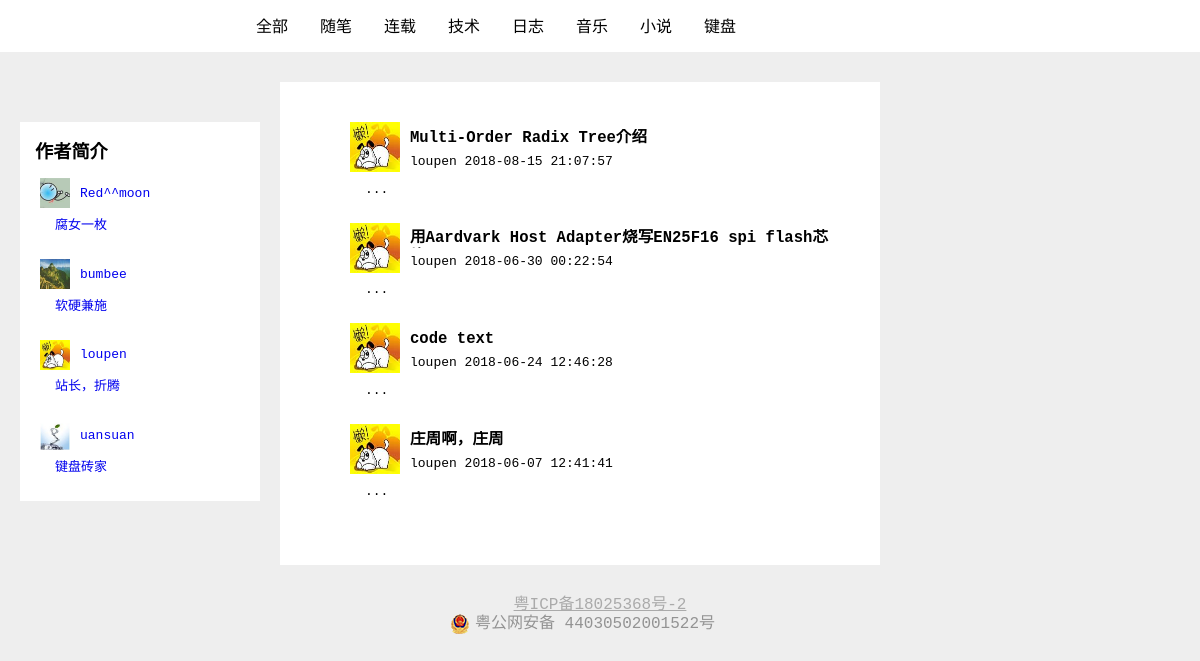
The page / on the database its author committed.
### page/models.py (models this page shows, shortened)
class Author(models.Model):
	author = models.CharField(max_length=10)
	pic = models.ImageField(upload_to="static/page/img")
	email = models.EmailField(null=True)
	wchat = models.CharField(max_length=20,null=True);
	brief = models.TextField();

class Content(models.Model):
	txt_title = models.CharField(max_length=80)
	txt_body = models.TextField()
	txt_date = models.DateTimeField('published')
	txt_author = models.ForeignKey(Author, on_delete=models.CASCADE)
	txt_tag = models.ManyToManyField(Tag)

### page/views.py (the view)
# urls.py: path('', views.IndexView.as_view(), name='index'),
class IndexView(generic.ListView):
	model = Content
	context_object_name = 'page_list'
	template_name = 'page/index.html'
	def get_context_data(self, **kwargs):
		context = super().get_context_data(**kwargs)
		context['author_list'] = Author.objects.all().order_by('author')
		content_list = Content.objects.all().order_by('-txt_date')
		for item in content_list:
			item.txt_body = markdown2.markdown(item.txt_body)
			'''
			p1 = r">([^<>]+?)<"
			p2 = r"\n\n+"
			p1_result = ''
			reg_pattern = re.compile(p1)
			reg_pattern2 = re.compile(p2)
			for i in reg_pattern.findall(item.txt_body):
				tmp = reg_pattern2.sub("\n",i)
				p1_result += tmp # + " "
			item.txt_body = p1_result + " ..."
			'''
			root = ET.HTML(item.txt_body)
			p_lab = root.xpath('//p[1]')
			item.txt_body = p_lab[0].text
		context['content_list'] = content_list;
		return context

### templates/page/index.html (shortened to what this page needs)
{% load static %}
<!DOCTYPE HTML>
<html>
<head>
</head>
<body>
  <div class="container">
    <ul class="menu">
      <li><a href="#">全部</a></li>
      <li><a href="#">随笔</a></li>
      <li><a href="#">连载</a></li>
      <li><a href="javascript:void(0)">技术</a>
      </li>
      <li><a href="#">日志</a></li>
      <li><a href="#">音乐</a></li>
      <li><a href="#">小说</a></li>
      <li><a href="http://www.uansuan.cn">键盘</a></li>
    </ul>
  </div>
  <div class="authors_page">
  	<div class="authors_lable">
      <p><b>作者简介</b></p>
	</div>
	<div class="authors">
    {% if author_list %}
      <ul>
        {% for author in author_list %}
          <li><a href="{% url 'page:author' author.id %}">
            <div class="ar_img"><img src="{{ author.pic }}" alt="lost"/></div>
            <div class="ar_ar"><p>{{ author.author}}</p></div>
            <div class="ar_brief"><p>{{ author.brief }}</p></div>
            </a>
          </li>
        {% endfor %}
      </ul>
    {% else %}
      <p>No Authors are avaliable.</p>
    {% endif %}
	</div>
  </div>
  <div class="pageBody">
    {% if content_list %}
      <ul>
        {% for content in content_list %}
          <li><a href="{% url 'page:page' content.id %}">
            <div class="pg_img"><img src="{{ content.txt_author.pic }}" alt="lost"/></div>
			<div class="pg_title"><strong><p>{{ content.txt_title}}</p></strong></div>
            <div class="pg_author"><p>{{ content.txt_author.author}} {{ content.txt_date|date:"Y-m-d H:i:s" }}</p></div>
		  	<div class="pg_content"><p>{{ content.txt_body|safe}}...</p></div>
            </a>
          </li>
        {% endfor %}
      </ul>
    {% else %}
        <p>没有更多了。。。</p>
    {% endif %}
  </div>
  <div class="pageEnd">
    <p>  </p>
  </div>
  <div class="bt_foot">
    <div class="icp_content">
      <a href="http://www.miitbeian.gov.cn">粤ICP备18025368号-2</a>
    </div>
    <div style="width:300px;margin:0 auto; padding:0 0;">
      <a target="_blank" href="http://www.beian.gov.cn/portal/registerSystemInfo?recordcode=44030502001522" style="display:inline-block;text-decoration:none;height:20px;line-height:20px;">
        <img src="{% static 'page/record.png' %}" style="float:left;"/>
        <p style="float:left;height:20px;line-height:20px;margin: 0px 0px 0px 5px; color:#939393;">粤公网安备 44030502001522号</p>
      </a>
    </div>
  </div>
</body>
</html>

### static/page/css/star.css (style rules this page uses)
html,body { display:block; margin:0 auto; padding:0px; position:relative; background-color:#eeeeee; height:100%; }
body { font-family: monospace, PingFang SC, Hiragino Sans GB,Arial,Microsoft YaHei, Verdana, Roboto,Noto,Helvetica Neue, sans-serif !important; }
.pageEnd { position:relative; width:100%; display:block; float:left; margin:0 auto; height:30px; }
.pageEnd p { display:block; height:30px; }
.icp_content { position:relative; width:100%; margin-top:20px; margin-bottom:0px; }
.icp_content a { position:relative; display:block; height:50%; width:200px; margin:0 auto; color:#aaaaaa; text-align:center; }
.container,.menu,.menu>li { position:relative; z-index:1; float:left; height:50px; display:block; float:left; }
.container { width:100%; background:#ffffff; padding-bottom:2px; }
.menu { list-style:none; box-sizing: content-box; margin:0; padding-left:20%; }
.menu>li { opacity:1; box-sizing:border-box; text-align:center; perspective:1000px; }
.menu li a { color:#000000; text-decoration:none; margin-left:16px; margin-right:16px; margin-top:13px; margin-bottom:13px; box-sizing:border-box; text-align:center; display:block; }
.authors_page { position:relative; display:block; left:20px; top:70px; width:20%; margin:0px; float:left; background-color:#ffffff; color:#000000; font-family:monospace; }
.authors_lable { position:relative; display:block; }
.authors_lable p { position:relative; font-size:1.4em; display:inline-block; left:15px; margin-top:15px; margin-bottom:15px; }
.authors ul { list-style:none; margin:auto 20px; padding:0; }
.authors li { display:block; overflow:hidden; margin:0 auto; }
.authors a { text-decoration:none; position:relative; }
.ar_img { float:left; }
.ar_img img { display:block; width:30px; height:30px; color:#000000; }
.ar_ar { margin:0.6em auto; display:block; }
.ar_ar p { font-size:1em; padding:0px; margin:0 auto; margin-left:40px; }
.ar_brief { margin-top:1em; margin-bottom:2em; }
.ar_brief p { margin:0 auto; margin-left:15px; }
.pageBody { position:relative; display:inline-block; top:30px; left:40px; width:50%; margin-left:0px; margin-right:0px; background:#ffffff; height:auto; overflow:hidden; font-family:monospace; }
.pageBody ul { list-style:none; margin:40px 40px; margin-left:70px; padding:0px; }
.pageBody li { margin:0 auto; display:block; overflow:hidden; }
.pg_img { height:50px; width:50px; display:block; float:left; }
.pg_img img { height:50px; width:50px; display:block; }
.pg_title { margin:0.5em auto; }
.pg_title p { display:block; height:1.2em; font-size:1.2em; color:#000000; overflow:hidden; vertical-align: middle; line-height:1.2em; margin:0 auto; margin-left:60px; }
.pg_author { margin:0.2em auto; }
.pg_author p { margin:0.1em auto; display:block; margin-left:60px; }
.pg_content { margin-top:1em; margin-bottom:2em; }
.pg_content p { position:relative; padding:0; margin:0 auto; margin-left:15px; overflow:hidden; color:#000000; }
.pageBody a { text-decoration:none; color:#000000; }

### rows shown on the page
Author: pic (picture), author "Red^^moon", brief "腐女一枚"
Author: pic (picture), author "bumbee", brief "软硬兼施"
Author: pic (picture), author "loupen", brief "站长，折腾"
Author: pic (picture), author "uansuan", brief "键盘砖家"
Content: txt_author.pic (picture), txt_title "Multi-Order Radix Tree介绍", txt_author.author "loupen", txt_date "2018-08-15 21:07:57"
Content: txt_author.pic (picture), txt_title "用Aardvark Host Adapter烧写EN25F16 spi…", txt_author.author "loupen", txt_date "2018-06-30 00:22:54"
Content: txt_author.pic (picture), txt_title "code text", txt_author.author "loupen", txt_date "2018-06-24 12:46:28"
Content: txt_author.pic (picture), txt_title "庄周啊，庄周", txt_author.author "loupen", txt_date "2018-06-07 12:41:41"
